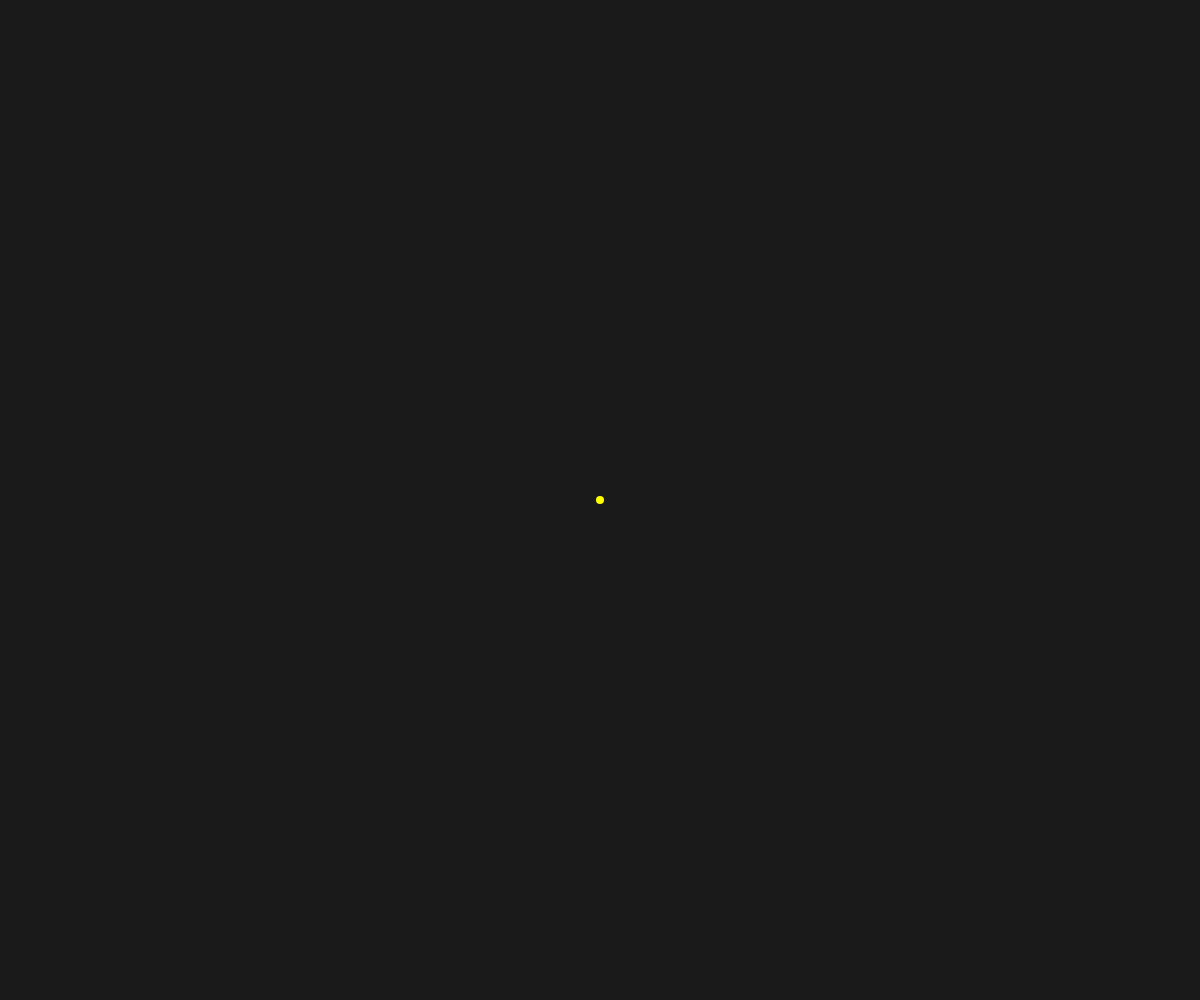
Frame 1 (no input)
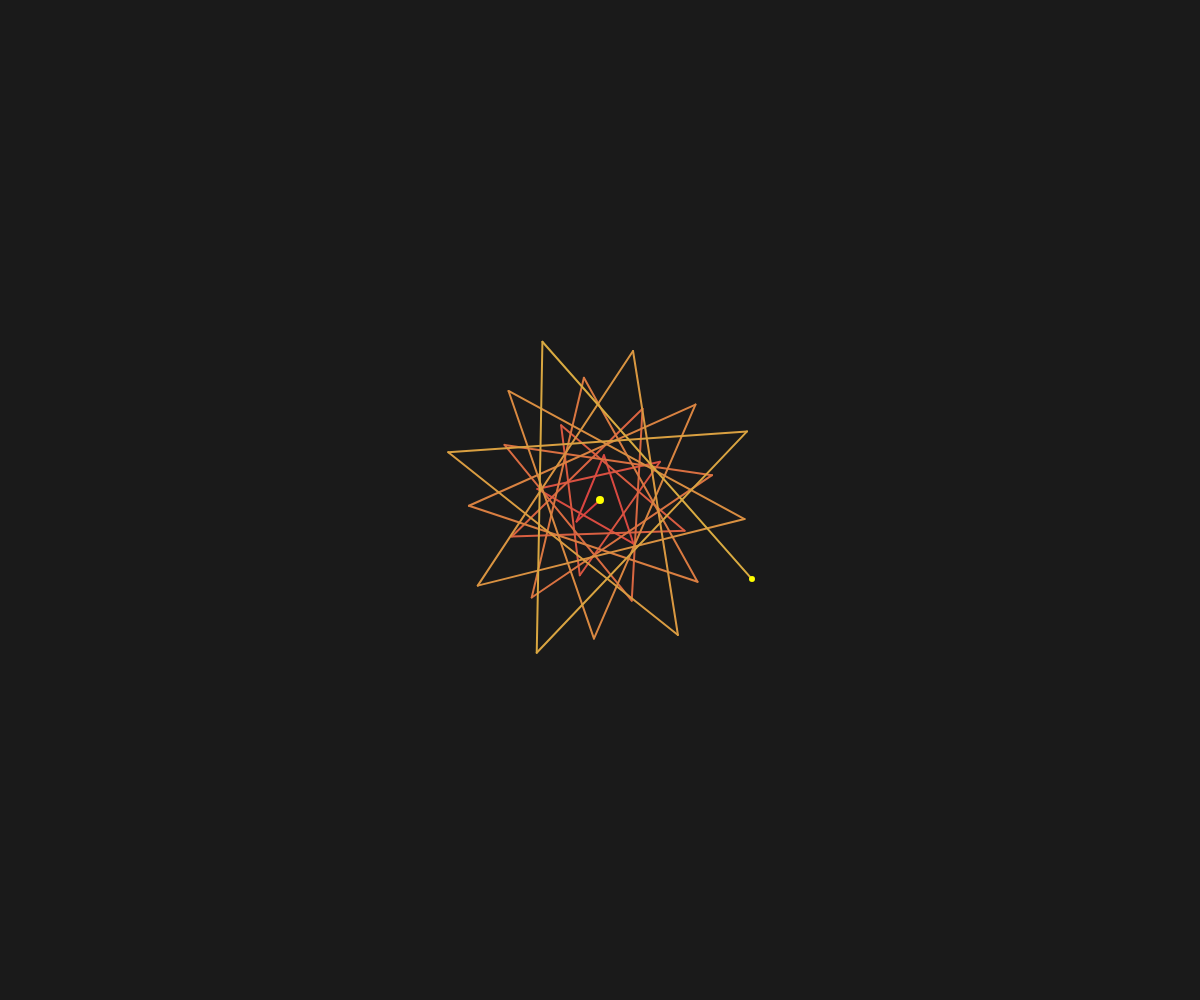
Frame 60 (no input)
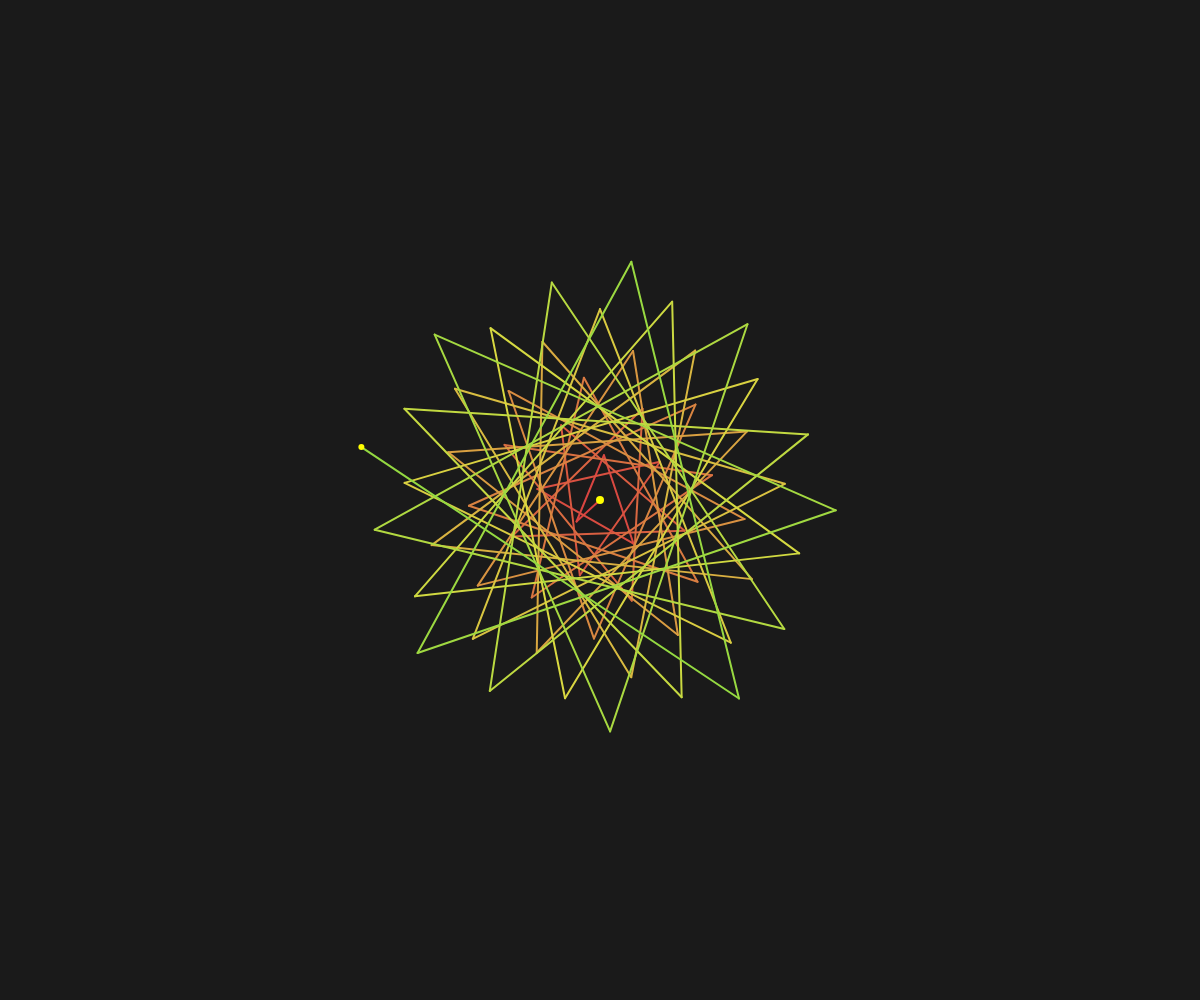
Frame 120 (the mouse pressed at the canvas centre since frame 60)

The p5.js sketch that drew these frames (run headless with seeded random() and noise() and a simulated clock; from frame 60 on, the mouse is pressed at the canvas centre):

// p5.js sketch
// ── sketch.js
let time = 0;
let spiralPoints = [];
let maxPoints = 200;
let currentPoint = 0;
let animationSpeed = 0.5;
let phase = "growing"; // "growing", "fading", "finished"
let fadeStartPoint = 0;

function setup() {
  createCanvas(windowWidth, windowHeight);
  colorMode(HSB, 360, 100, 100);

  // 螺旋の全ての点を事前に計算
  let screenRadius = (min(width, height) / 2) * 0.9;

  for (let i = 0; i < maxPoints; i++) {
    let angle = (i * 137.5 * PI) / 180; // 黄金角

    let normalizedRadius = sqrt(i / maxPoints);
    let radius = normalizedRadius * screenRadius;

    spiralPoints.push({
      x: cos(angle) * radius,
      y: sin(angle) * radius,
      hue: (i * 1.5) % 360,
    });
  }
}

function draw() {
  background(0, 0, 10);
  translate(width / 2, height / 2);

  if (phase === "growing") {
    // 成長段階
    currentPoint += animationSpeed;
    if (currentPoint >= maxPoints) {
      currentPoint = maxPoints;
      phase = "fading";
      fadeStartPoint = 0;
    }
  } else if (phase === "fading") {
    // 消失段階
    fadeStartPoint += animationSpeed;
    if (fadeStartPoint >= maxPoints) {
      // 消失完了後、再び成長段階へ
      phase = "growing";
      currentPoint = 0;
      fadeStartPoint = 0;
    }
  }

  // 描画する範囲を決定
  let startIndex, endIndex;
  if (phase === "growing") {
    startIndex = 0;
    endIndex = currentPoint;
  } else if (phase === "fading") {
    startIndex = fadeStartPoint;
    endIndex = maxPoints;
  }

  // 螺旋を描画
  if (endIndex > startIndex + 1) {
    strokeWeight(2);
    noFill();

    for (let i = Math.floor(startIndex); i < Math.floor(endIndex) - 1; i++) {
      let point1 = spiralPoints[i];
      let point2 = spiralPoints[i + 1];

      stroke(point1.hue, 70, 85);
      line(point1.x, point1.y, point2.x, point2.y);
    }

    // 先端を強調
    if (phase === "growing") {
      // 成長中の先端
      if (currentPoint > 0) {
        let currentTip = spiralPoints[Math.floor(currentPoint) - 1];
        fill(60, 100, 100);
        noStroke();
        circle(currentTip.x, currentTip.y, 6);
      }
    } else if (phase === "fading") {
      // 消失中の先端（消える側）
      if (fadeStartPoint < maxPoints) {
        let fadingTip = spiralPoints[Math.floor(fadeStartPoint)];
        fill(0, 100, 100); // 赤い点で消える位置を表示
        noStroke();
        circle(fadingTip.x, fadingTip.y, 6);
      }
    }
  }

  // 中心点
  fill(60, 100, 100);
  noStroke();
  circle(0, 0, 8);
}

function windowResized() {
  resizeCanvas(windowWidth, windowHeight);
}
